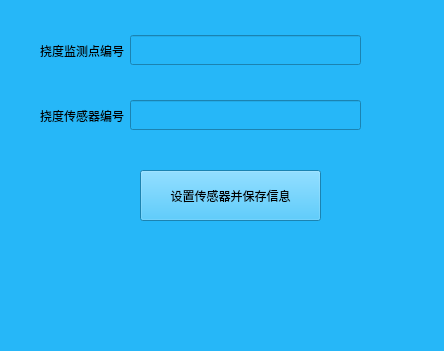
<?xml version="1.0" encoding="UTF-8"?>
<ui version="4.0">
 <class>adddeflectsensor</class>
 <widget class="QMainWindow" name="adddeflectsensor">
  <property name="geometry">
   <rect>
    <x>0</x>
    <y>0</y>
    <width>444</width>
    <height>351</height>
   </rect>
  </property>
  <property name="windowTitle">
   <string>设置挠度传感器</string>
  </property>
  <property name="styleSheet">
   <string notr="true">background:rgb(38, 183, 248)</string>
  </property>
  <widget class="QWidget" name="centralwidget">
   <widget class="QWidget" name="horizontalLayoutWidget">
    <property name="geometry">
     <rect>
      <x>40</x>
      <y>20</y>
      <width>321</width>
      <height>61</height>
     </rect>
    </property>
    <layout class="QHBoxLayout" name="horizontalLayout">
     <item>
      <widget class="QLabel" name="label">
       <property name="text">
        <string>挠度监测点编号</string>
       </property>
      </widget>
     </item>
     <item>
      <widget class="QLineEdit" name="deflectpointnumlineEdit">
       <property name="minimumSize">
        <size>
         <width>0</width>
         <height>30</height>
        </size>
       </property>
      </widget>
     </item>
    </layout>
   </widget>
   <widget class="QWidget" name="horizontalLayoutWidget_2">
    <property name="geometry">
     <rect>
      <x>40</x>
      <y>90</y>
      <width>321</width>
      <height>51</height>
     </rect>
    </property>
    <layout class="QHBoxLayout" name="horizontalLayout_2">
     <item>
      <widget class="QLabel" name="label_2">
       <property name="text">
        <string>挠度传感器编号</string>
       </property>
      </widget>
     </item>
     <item>
      <widget class="QLineEdit" name="deflectsensornumlineEdit">
       <property name="minimumSize">
        <size>
         <width>0</width>
         <height>30</height>
        </size>
       </property>
       <property name="baseSize">
        <size>
         <width>0</width>
         <height>30</height>
        </size>
       </property>
      </widget>
     </item>
    </layout>
   </widget>
   <widget class="QPushButton" name="setsavepushButton">
    <property name="geometry">
     <rect>
      <x>140</x>
      <y>170</y>
      <width>181</width>
      <height>51</height>
     </rect>
    </property>
    <property name="text">
     <string>设置传感器并保存信息</string>
    </property>
   </widget>
  </widget>
  <widget class="QMenuBar" name="menubar">
   <property name="geometry">
    <rect>
     <x>0</x>
     <y>0</y>
     <width>444</width>
     <height>22</height>
    </rect>
   </property>
  </widget>
  <widget class="QStatusBar" name="statusbar"/>
 </widget>
 <resources/>
 <connections/>
</ui>
